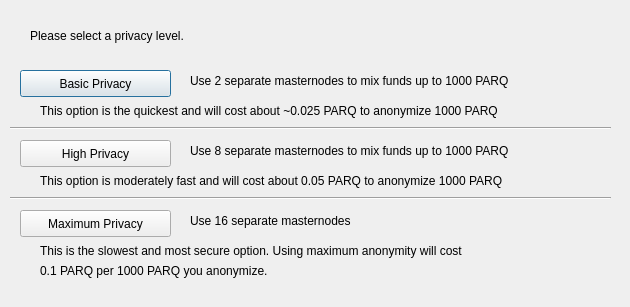
<?xml version="1.0" encoding="UTF-8"?>
<ui version="4.0">
 <class>DarksendConfig</class>
 <widget class="QDialog" name="DarksendConfig">
  <property name="geometry">
   <rect>
    <x>0</x>
    <y>0</y>
    <width>630</width>
    <height>307</height>
   </rect>
  </property>
  <property name="windowTitle">
   <string>Configure Darksend</string>
  </property>
  <widget class="QPushButton" name="buttonBasic">
   <property name="geometry">
    <rect>
     <x>20</x>
     <y>70</y>
     <width>151</width>
     <height>27</height>
    </rect>
   </property>
   <property name="text">
    <string>Basic Privacy</string>
   </property>
  </widget>
  <widget class="QPushButton" name="buttonHigh">
   <property name="geometry">
    <rect>
     <x>20</x>
     <y>140</y>
     <width>151</width>
     <height>27</height>
    </rect>
   </property>
   <property name="text">
    <string>High Privacy</string>
   </property>
  </widget>
  <widget class="QPushButton" name="buttonMax">
   <property name="geometry">
    <rect>
     <x>20</x>
     <y>210</y>
     <width>151</width>
     <height>27</height>
    </rect>
   </property>
   <property name="text">
    <string>Maximum Privacy</string>
   </property>
  </widget>
  <widget class="QLabel" name="label">
   <property name="geometry">
    <rect>
     <x>30</x>
     <y>20</y>
     <width>571</width>
     <height>31</height>
    </rect>
   </property>
   <property name="text">
    <string>Please select a privacy level.</string>
   </property>
  </widget>
  <widget class="QLabel" name="label_2">
   <property name="geometry">
    <rect>
     <x>190</x>
     <y>70</y>
     <width>421</width>
     <height>21</height>
    </rect>
   </property>
   <property name="text">
    <string>Use 2 separate masternodes to mix funds up to 1000 PARQ</string>
   </property>
  </widget>
  <widget class="QLabel" name="label_3">
   <property name="geometry">
    <rect>
     <x>190</x>
     <y>140</y>
     <width>411</width>
     <height>21</height>
    </rect>
   </property>
   <property name="text">
    <string>Use 8 separate masternodes to mix funds up to 1000 PARQ</string>
   </property>
  </widget>
  <widget class="QLabel" name="label_4">
   <property name="geometry">
    <rect>
     <x>190</x>
     <y>210</y>
     <width>421</width>
     <height>21</height>
    </rect>
   </property>
   <property name="text">
    <string>Use 16 separate masternodes</string>
   </property>
  </widget>
  <widget class="QLabel" name="label_6">
   <property name="geometry">
    <rect>
     <x>40</x>
     <y>100</y>
     <width>561</width>
     <height>21</height>
    </rect>
   </property>
   <property name="text">
    <string>This option is the quickest and will cost about ~0.025 PARQ to anonymize 1000 PARQ</string>
   </property>
  </widget>
  <widget class="QLabel" name="label_7">
   <property name="geometry">
    <rect>
     <x>40</x>
     <y>170</y>
     <width>561</width>
     <height>21</height>
    </rect>
   </property>
   <property name="text">
    <string>This option is moderately fast and will cost about 0.05 PARQ to anonymize 1000 PARQ</string>
   </property>
  </widget>
  <widget class="QLabel" name="label_8">
   <property name="geometry">
    <rect>
     <x>40</x>
     <y>240</y>
     <width>561</width>
     <height>21</height>
    </rect>
   </property>
   <property name="text">
    <string>This is the slowest and most secure option. Using maximum anonymity will cost</string>
   </property>
  </widget>
  <widget class="QLabel" name="label_9">
   <property name="geometry">
    <rect>
     <x>40</x>
     <y>260</y>
     <width>561</width>
     <height>21</height>
    </rect>
   </property>
   <property name="text">
    <string>0.1 PARQ per 1000 PARQ you anonymize.</string>
   </property>
  </widget>
  <widget class="Line" name="line">
   <property name="geometry">
    <rect>
     <x>10</x>
     <y>120</y>
     <width>601</width>
     <height>16</height>
    </rect>
   </property>
   <property name="orientation">
    <enum>Qt::Horizontal</enum>
   </property>
  </widget>
  <widget class="Line" name="line_2">
   <property name="geometry">
    <rect>
     <x>10</x>
     <y>190</y>
     <width>601</width>
     <height>16</height>
    </rect>
   </property>
   <property name="orientation">
    <enum>Qt::Horizontal</enum>
   </property>
  </widget>
 </widget>
 <resources/>
 <connections/>
</ui>
